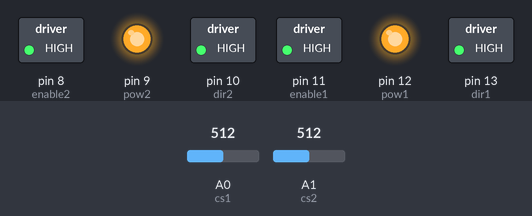
This sketch was run on a simulated Arduino Uno, built with avr-gcc and run on an emulated ATmega328P. Parts: switched loads named in the sketch (green lamp = pin HIGH), output pins drawn as LEDs (lit = HIGH). Inputs (shaded band) come from the test bench; at power-on: A0 (cs1) = 512, A1 (cs2) = 512. What the sketch prints to the serial monitor is not drawn.

Above: at 0.1 s.
Timing chart, 0 to 1.6 s (numbered marks = the images above):
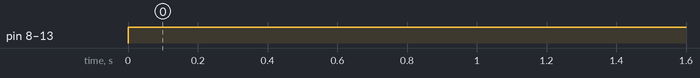

The sketch:

_2_flywheel_test.ino.ino
```cpp
int error;
byte vibrate = 0;

int enable1 = 11;
int pow1 = 12;
int dir1 = 13;
int cs1 = 0;

int enable2 = 8;
int pow2 = 9;
int dir2 = 10;
int cs2 = 1;


void setup() {
  Serial.begin(250000);
  //setup driver pins
  pinMode(enable1, OUTPUT);
  pinMode(pow1, OUTPUT);
  pinMode(dir1, OUTPUT);

  pinMode(enable2, OUTPUT);
  pinMode(pow2, OUTPUT);
  pinMode(dir2, OUTPUT);
}

void loop() {

  //enable drivers
  digitalWrite(enable1, HIGH);
  digitalWrite(enable2, HIGH);

  //set each motor's direction and speed
  digitalWrite(dir1, HIGH);
  analogWrite(pow1, 255);
  Serial.print(analogRead(cs1));
  Serial.print("\t");

  digitalWrite(dir2, HIGH);
  analogWrite(pow2, 255);
  Serial.println(analogRead(cs2));

}
```

Measured:
- by itself, pin 8 (enable2), pin 9 (pow2), pin 10 (dir2), pin 11 (enable1), pin 12 (pow1), pin 13 (dir1): LOW → HIGH at 0.00 s
